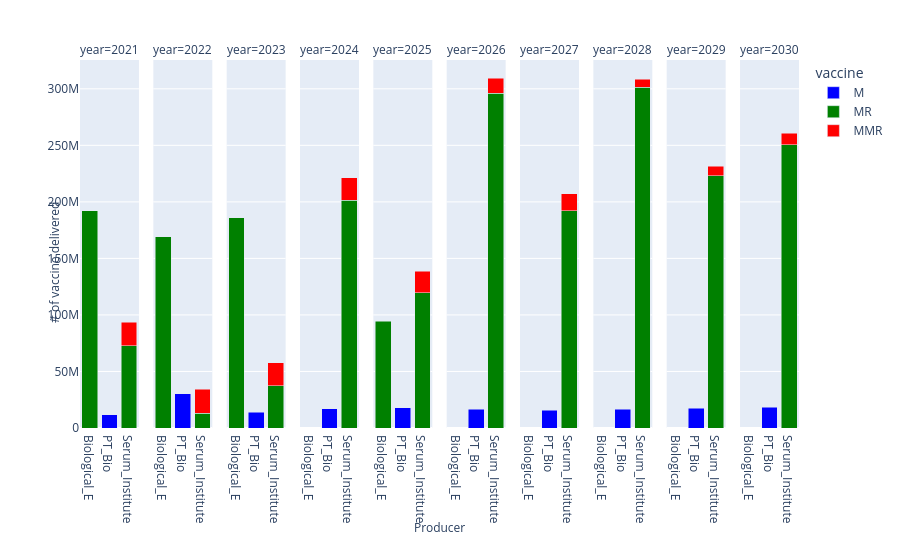

The notebook cell this image was saved under:
### Code cell
import plotly.express as px
import pandas as pd
import plotly.graph_objects as go

with open('C:/Users/fthcn/Desktop/Vaccine_Tender_Scheduling_Problem/Julia_Files/Github/Results/X_results_'+demand_status+'_'+supply_status+'_'+price_status+'.json') as json_file:
    X_results = json.load(json_file)

print(X_results)

group = ["M","MR","MMR"]

output = pd.DataFrame()
for v in group:
    if v in X_results:
        #print(v)
        for p in P_v[v]:
            #print(p)
            for t in T:
                if str(t) in X_results[v][p]:
                    if X_results[v][p][str(t)] >= 1:
                        X_results[v][p][str(t)] = round(X_results[v][p][str(t)])
                        df_dictionary = pd.DataFrame([dict(year=str(2020+t), var=X_results[v][p][str(t)], vaccine=v, producer=p)])
                        output = pd.concat([output, df_dictionary], ignore_index=True)
output.sort_values(['year'],ascending=[True],inplace=True)
fig = px.bar(output, x="producer", y="var", facet_col="year", color="vaccine", color_discrete_map=vaccine_color_map)

fig.for_each_xaxis(lambda x: x.update(title = ''))
fig.for_each_yaxis(lambda y: y.update(title = ''))
# and:
fig.add_annotation(x=-0.05,y=0.45, showarrow=False,
                   text="# of vaccine delivered", textangle=-90,
                    xref="paper", yref="paper")
fig.add_annotation(x=0.5,y=-0.30, showarrow=False,
                   text="Producer", textangle=0,
                    xref="paper", yref="paper")
fig.update_layout(barmode='stack', xaxis={'categoryorder':'category ascending'})
fig.show()

### Figure 1 — Plotly figure (JSON) as saved in the notebook; plotly's stock layout.template omitted (floating-point values rounded to 4 significant figures)
{"data": [{"alignmentgroup": "True", "hovertemplate": "vaccine=M<br>year=2021<br>producer=%{x}<br>var=%{y}<extra></extra>", "legendgroup": "M", "marker": {"color": "blue", "pattern": {"shape": ""}}, "name": "M", "offsetgroup": "M", "orientation": "v", "showlegend": true, "textposition": "auto", "type": "bar", "x": ["PT_Bio"], "xaxis": "x", "y": [11840000], "yaxis": "y"}, {"alignmentgroup": "True", "hovertemplate": "vaccine=M<br>year=2022<br>producer=%{x}<br>var=%{y}<extra></extra>", "legendgroup": "M", "marker": {"color": "blue", "pattern": {"shape": ""}}, "name": "M", "offsetgroup": "M", "orientation": "v", "showlegend": false, "textposition": "auto", "type": "bar", "x": ["PT_Bio"], "xaxis": "x2", "y": [30400000], "yaxis": "y2"}, {"alignmentgroup": "True", "hovertemplate": "vaccine=M<br>year=2023<br>producer=%{x}<br>var=%{y}<extra></extra>", "legendgroup": "M", "marker": {"color": "blue", "pattern": {"shape": ""}}, "name": "M", "offsetgroup": "M", "orientation": "v", "showlegend": false, "textposition": "auto", "type": "bar", "x": ["PT_Bio"], "xaxis": "x3", "y": [14080000], "yaxis": "y3"}, {"alignmentgroup": "True", "hovertemplate": "vaccine=M<br>year=2024<br>producer=%{x}<br>var=%{y}<extra></extra>", "legendgroup": "M", "marker": {"color": "blue", "pattern": {"shape": ""}}, "name": "M", "offsetgroup": "M", "orientation": "v", "showlegend": false, "textposition": "auto", "type": "bar", "x": ["PT_Bio"], "xaxis": "x4", "y": [17040000], "yaxis": "y4"}, {"alignmentgroup": "True", "hovertemplate": "vaccine=M<br>year=2025<br>producer=%{x}<br>var=%{y}<extra></extra>", "legendgroup": "M", "marker": {"color": "blue", "pattern": {"shape": ""}}, "name": "M", "offsetgroup": "M", "orientation": "v", "showlegend": false, "textposition": "auto", "type": "bar", "x": ["PT_Bio"], "xaxis": "x5", "y": [17920000], "yaxis": "y5"}, {"alignmentgroup": "True", "hovertemplate": "vaccine=M<br>year=2026<br>producer=%{x}<br>var=%{y}<extra></extra>", "legendgroup": "M", "marker": {"color": "blue", "pattern": {"shape": ""}}, "name": "M", "offsetgroup": "M", "orientation": "v", "showlegend": false, "textposition": "auto", "type": "bar", "x": ["PT_Bio"], "xaxis": "x6", "y": [16800000], "yaxis": "y6"}, {"alignmentgroup": "True", "hovertemplate": "vaccine=M<br>year=2027<br>producer=%{x}<br>var=%{y}<extra></extra>", "legendgroup": "M", "marker": {"color": "blue", "pattern": {"shape": ""}}, "name": "M", "offsetgroup": "M", "orientation": "v", "showlegend": false, "textposition": "auto", "type": "bar", "x": ["PT_Bio"], "xaxis": "x7", "y": [15920000], "yaxis": "y7"}, {"alignmentgroup": "True", "hovertemplate": "vaccine=M<br>year=2028<br>producer=%{x}<br>var=%{y}<extra></extra>", "legendgroup": "M", "marker": {"color": "blue", "pattern": {"shape": ""}}, "name": "M", "offsetgroup": "M", "orientation": "v", "showlegend": false, "textposition": "auto", "type": "bar", "x": ["PT_Bio"], "xaxis": "x8", "y": [16640000], "yaxis": "y8"}, {"alignmentgroup": "True", "hovertemplate": "vaccine=M<br>year=2029<br>producer=%{x}<br>var=%{y}<extra></extra>", "legendgroup": "M", "marker": {"color": "blue", "pattern": {"shape": ""}}, "name": "M", "offsetgroup": "M", "orientation": "v", "showlegend": false, "textposition": "auto", "type": "bar", "x": ["PT_Bio"], "xaxis": "x9", "y": [17520000], "yaxis": "y9"}, {"alignmentgroup": "True", "hovertemplate": "vaccine=M<br>year=2030<br>producer=%{x}<br>var=%{y}<extra></extra>", "legendgroup": "M", "marker": {"color": "blue", "pattern": {"shape": ""}}, "name": "M", "offsetgroup": "M", "orientation": "v", "showlegend": false, "textposition": "auto", "type": "bar", "x": ["PT_Bio"], "xaxis": "x10", "y": [18320000], "yaxis": "y10"}, {"alignmentgroup": "True", "hovertemplate": "vaccine=MR<br>year=2021<br>producer=%{x}<br>var=%{y}<extra></extra>", "legendgroup": "MR", "marker": {"color": "green", "pattern": {"shape": ""}}, "name": "MR", "offsetgroup": "MR", "orientation": "v", "showlegend": true, "textposition": "auto", "type": "bar", "x": ["Biological_E", "Serum_Institute"], "xaxis": "x", "y": [192120000, 72840000], "yaxis": "y"}, {"alignmentgroup": "True", "hovertemplate": "vaccine=MR<br>year=2022<br>producer=%{x}<br>var=%{y}<extra></extra>", "legendgroup": "MR", "marker": {"color": "green", "pattern": {"shape": ""}}, "name": "MR", "offsetgroup": "MR", "orientation": "v", "showlegend": false, "textposition": "auto", "type": "bar", "x": ["Biological_E", "Serum_Institute"], "xaxis": "x2", "y": [168960000, 12960000], "yaxis": "y2"}, {"alignmentgroup": "True", "hovertemplate": "vaccine=MR<br>year=2023<br>producer=%{x}<br>var=%{y}<extra></extra>", "legendgroup": "MR", "marker": {"color": "green", "pattern": {"shape": ""}}, "name": "MR", "offsetgroup": "MR", "orientation": "v", "showlegend": false, "textposition": "auto", "type": "bar", "x": ["Serum_Institute", "Biological_E"], "xaxis": "x3", "y": [37280000, 185760000], "yaxis": "y3"}, {"alignmentgroup": "True", "hovertemplate": "vaccine=MR<br>year=2024<br>producer=%{x}<br>var=%{y}<extra></extra>", "legendgroup": "MR", "marker": {"color": "green", "pattern": {"shape": ""}}, "name": "MR", "offsetgroup": "MR", "orientation": "v", "showlegend": false, "textposition": "auto", "type": "bar", "x": ["Serum_Institute"], "xaxis": "x4", "y": [201280000], "yaxis": "y4"}, {"alignmentgroup": "True", "hovertemplate": "vaccine=MR<br>year=2025<br>producer=%{x}<br>var=%{y}<extra></extra>", "legendgroup": "MR", "marker": {"color": "green", "pattern": {"shape": ""}}, "name": "MR", "offsetgroup": "MR", "orientation": "v", "showlegend": false, "textposition": "auto", "type": "bar", "x": ["Serum_Institute", "Biological_E"], "xaxis": "x5", "y": [119807047, 94432953], "yaxis": "y5"}, {"alignmentgroup": "True", "hovertemplate": "vaccine=MR<br>year=2026<br>producer=%{x}<br>var=%{y}<extra></extra>", "legendgroup": "MR", "marker": {"color": "green", "pattern": {"shape": ""}}, "name": "MR", "offsetgroup": "MR", "orientation": "v", "showlegend": false, "textposition": "auto", "type": "bar", "x": ["Serum_Institute"], "xaxis": "x6", "y": [296240000], "yaxis": "y6"}, {"alignmentgroup": "True", "hovertemplate": "vaccine=MR<br>year=2027<br>producer=%{x}<br>var=%{y}<extra></extra>", "legendgroup": "MR", "marker": {"color": "green", "pattern": {"shape": ""}}, "name": "MR", "offsetgroup": "MR", "orientation": "v", "showlegend": false, "textposition": "auto", "type": "bar", "x": ["Serum_Institute"], "xaxis": "x7", "y": [192320000], "yaxis": "y7"}, {"alignmentgroup": "True", "hovertemplate": "vaccine=MR<br>year=2028<br>producer=%{x}<br>var=%{y}<extra></extra>", "legendgroup": "MR", "marker": {"color": "green", "pattern": {"shape": ""}}, "name": "MR", "offsetgroup": "MR", "orientation": "v", "showlegend": false, "textposition": "auto", "type": "bar", "x": ["Serum_Institute"], "xaxis": "x8", "y": [301440000], "yaxis": "y8"}, {"alignmentgroup": "True", "hovertemplate": "vaccine=MR<br>year=2029<br>producer=%{x}<br>var=%{y}<extra></extra>", "legendgroup": "MR", "marker": {"color": "green", "pattern": {"shape": ""}}, "name": "MR", "offsetgroup": "MR", "orientation": "v", "showlegend": false, "textposition": "auto", "type": "bar", "x": ["Serum_Institute"], "xaxis": "x9", "y": [223120000], "yaxis": "y9"}, {"alignmentgroup": "True", "hovertemplate": "vaccine=MR<br>year=2030<br>producer=%{x}<br>var=%{y}<extra></extra>", "legendgroup": "MR", "marker": {"color": "green", "pattern": {"shape": ""}}, "name": "MR", "offsetgroup": "MR", "orientation": "v", "showlegend": false, "textposition": "auto", "type": "bar", "x": ["Serum_Institute"], "xaxis": "x10", "y": [250320000], "yaxis": "y10"}, {"alignmentgroup": "True", "hovertemplate": "vaccine=MMR<br>year=2021<br>producer=%{x}<br>var=%{y}<extra></extra>", "legendgroup": "MMR", "marker": {"color": "red", "pattern": {"shape": ""}}, "name": "MMR", "offsetgroup": "MMR", "orientation": "v", "showlegend": true, "textposition": "auto", "type": "bar", "x": ["Serum_Institute"], "xaxis": "x", "y": [20880000], "yaxis": "y"}, {"alignmentgroup": "True", "hovertemplate": "vaccine=MMR<br>year=2022<br>producer=%{x}<br>var=%{y}<extra></extra>", "legendgroup": "MMR", "marker": {"color": "red", "pattern": {"shape": ""}}, "name": "MMR", "offsetgroup": "MMR", "orientation": "v", "showlegend": false, "textposition": "auto", "type": "bar", "x": ["Serum_Institute"], "xaxis": "x2", "y": [21280000], "yaxis": "y2"}, {"alignmentgroup": "True", "hovertemplate": "vaccine=MMR<br>year=2023<br>producer=%{x}<br>var=%{y}<extra></extra>", "legendgroup": "MMR", "marker": {"color": "red", "pattern": {"shape": ""}}, "name": "MMR", "offsetgroup": "MMR", "orientation": "v", "showlegend": false, "textposition": "auto", "type": "bar", "x": ["Serum_Institute"], "xaxis": "x3", "y": [20640000], "yaxis": "y3"}, {"alignmentgroup": "True", "hovertemplate": "vaccine=MMR<br>year=2024<br>producer=%{x}<br>var=%{y}<extra></extra>", "legendgroup": "MMR", "marker": {"color": "red", "pattern": {"shape": ""}}, "name": "MMR", "offsetgroup": "MMR", "orientation": "v", "showlegend": false, "textposition": "auto", "type": "bar", "x": ["Serum_Institute"], "xaxis": "x4", "y": [20240000], "yaxis": "y4"}, {"alignmentgroup": "True", "hovertemplate": "vaccine=MMR<br>year=2025<br>producer=%{x}<br>var=%{y}<extra></extra>", "legendgroup": "MMR", "marker": {"color": "red", "pattern": {"shape": ""}}, "name": "MMR", "offsetgroup": "MMR", "orientation": "v", "showlegend": false, "textposition": "auto", "type": "bar", "x": ["Serum_Institute"], "xaxis": "x5", "y": [18800000], "yaxis": "y5"}, {"alignmentgroup": "True", "hovertemplate": "vaccine=MMR<br>year=2026<br>producer=%{x}<br>var=%{y}<extra></extra>", "legendgroup": "MMR", "marker": {"color": "red", "pattern": {"shape": ""}}, "name": "MMR", "offsetgroup": "MMR", "orientation": "v", "showlegend": false, "textposition": "auto", "type": "bar", "x": ["Serum_Institute"], "xaxis": "x6", "y": [12960000], "yaxis": "y6"}, {"alignmentgroup": "True", "hovertemplate": "vaccine=MMR<br>year=2027<br>producer=%{x}<br>var=%{y}<extra></extra>", "legendgroup": "MMR", "marker": {"color": "red", "pattern": {"shape": ""}}, "name": "MMR", "offsetgroup": "MMR", "orientation": "v", "showlegend": false, "textposition": "auto", "type": "bar", "x": ["Serum_Institute"], "xaxis": "x7", "y": [14960000], "yaxis": "y7"}, {"alignmentgroup": "True", "hovertemplate": "vaccine=MMR<br>year=2028<br>producer=%{x}<br>var=%{y}<extra></extra>", "legendgroup": "MMR", "marker": {"color": "red", "pattern": {"shape": ""}}, "name": "MMR", "offsetgroup": "MMR", "orientation": "v", "showlegend": false, "textposition": "auto", "type": "bar", "x": ["Serum_Institute"], "xaxis": "x8", "y": [7120000], "yaxis": "y8"}, {"alignmentgroup": "True", "hovertemplate": "vaccine=MMR<br>year=2029<br>producer=%{x}<br>var=%{y}<extra></extra>", "legendgroup": "MMR", "marker": {"color": "red", "pattern": {"shape": ""}}, "name": "MMR", "offsetgroup": "MMR", "orientation": "v", "showlegend": false, "textposition": "auto", "type": "bar", "x": ["Serum_Institute"], "xaxis": "x9", "y": [8560000], "yaxis": "y9"}, {"alignmentgroup": "True", "hovertemplate": "vaccine=MMR<br>year=2030<br>producer=%{x}<br>var=%{y}<extra></extra>", "legendgroup": "MMR", "marker": {"color": "red", "pattern": {"shape": ""}}, "name": "MMR", "offsetgroup": "MMR", "orientation": "v", "showlegend": false, "textposition": "auto", "type": "bar", "x": ["Serum_Institute"], "xaxis": "x10", "y": [10400000], "yaxis": "y10"}], "layout": {"annotations": [{"showarrow": false, "text": "year=2021", "x": 0.041, "xanchor": "center", "xref": "paper", "y": 1, "yanchor": "bottom", "yref": "paper"}, {"showarrow": false, "text": "year=2022", "x": 0.143, "xanchor": "center", "xref": "paper", "y": 1, "yanchor": "bottom", "yref": "paper"}, {"showarrow": false, "text": "year=2023", "x": 0.245, "xanchor": "center", "xref": "paper", "y": 1, "yanchor": "bottom", "yref": "paper"}, {"showarrow": false, "text": "year=2024", "x": 0.347, "xanchor": "center", "xref": "paper", "y": 1, "yanchor": "bottom", "yref": "paper"}, {"showarrow": false, "text": "year=2025", "x": 0.449, "xanchor": "center", "xref": "paper", "y": 1, "yanchor": "bottom", "yref": "paper"}, {"showarrow": false, "text": "year=2026", "x": 0.551, "xanchor": "center", "xref": "paper", "y": 1, "yanchor": "bottom", "yref": "paper"}, {"showarrow": false, "text": "year=2027", "x": 0.653, "xanchor": "center", "xref": "paper", "y": 1, "yanchor": "bottom", "yref": "paper"}, {"showarrow": false, "text": "year=2028", "x": 0.755, "xanchor": "center", "xref": "paper", "y": 1, "yanchor": "bottom", "yref": "paper"}, {"showarrow": false, "text": "year=2029", "x": 0.857, "xanchor": "center", "xref": "paper", "y": 1, "yanchor": "bottom", "yref": "paper"}, {"showarrow": false, "text": "year=2030", "x": 0.959, "xanchor": "center", "xref": "paper", "y": 1, "yanchor": "bottom", "yref": "paper"}, {"showarrow": false, "text": "# of vaccine delivered", "textangle": -90, "x": -0.05, "xref": "paper", "y": 0.45, "yref": "paper"}, {"showarrow": false, "text": "Producer", "textangle": 0, "x": 0.5, "xref": "paper", "y": -0.3, "yref": "paper"}], "barmode": "stack", "legend": {"title": {"text": "vaccine"}, "tracegroupgap": 0}, "margin": {"t": 60}, "xaxis": {"anchor": "y", "categoryorder": "category ascending", "domain": [0, 0.082], "title": {"text": ""}}, "xaxis10": {"anchor": "y10", "domain": [0.918, 1], "matches": "x", "title": {"text": ""}}, "xaxis2": {"anchor": "y2", "domain": [0.102, 0.184], "matches": "x", "title": {"text": ""}}, "xaxis3": {"anchor": "y3", "domain": [0.204, 0.286], "matches": "x", "title": {"text": ""}}, "xaxis4": {"anchor": "y4", "domain": [0.306, 0.388], "matches": "x", "title": {"text": ""}}, "xaxis5": {"anchor": "y5", "domain": [0.408, 0.49], "matches": "x", "title": {"text": ""}}, "xaxis6": {"anchor": "y6", "domain": [0.51, 0.592], "matches": "x", "title": {"text": ""}}, "xaxis7": {"anchor": "y7", "domain": [0.612, 0.694], "matches": "x", "title": {"text": ""}}, "xaxis8": {"anchor": "y8", "domain": [0.714, 0.796], "matches": "x", "title": {"text": ""}}, "xaxis9": {"anchor": "y9", "domain": [0.816, 0.898], "matches": "x", "title": {"text": ""}}, "yaxis": {"anchor": "x", "domain": [0, 1], "title": {"text": ""}}, "yaxis10": {"anchor": "x10", "domain": [0, 1], "matches": "y", "showticklabels": false, "title": {"text": ""}}, "yaxis2": {"anchor": "x2", "domain": [0, 1], "matches": "y", "showticklabels": false, "title": {"text": ""}}, "yaxis3": {"anchor": "x3", "domain": [0, 1], "matches": "y", "showticklabels": false, "title": {"text": ""}}, "yaxis4": {"anchor": "x4", "domain": [0, 1], "matches": "y", "showticklabels": false, "title": {"text": ""}}, "yaxis5": {"anchor": "x5", "domain": [0, 1], "matches": "y", "showticklabels": false, "title": {"text": ""}}, "yaxis6": {"anchor": "x6", "domain": [0, 1], "matches": "y", "showticklabels": false, "title": {"text": ""}}, "yaxis7": {"anchor": "x7", "domain": [0, 1], "matches": "y", "showticklabels": false, "title": {"text": ""}}, "yaxis8": {"anchor": "x8", "domain": [0, 1], "matches": "y", "showticklabels": false, "title": {"text": ""}}, "yaxis9": {"anchor": "x9", "domain": [0, 1], "matches": "y", "showticklabels": false, "title": {"text": ""}}}}
